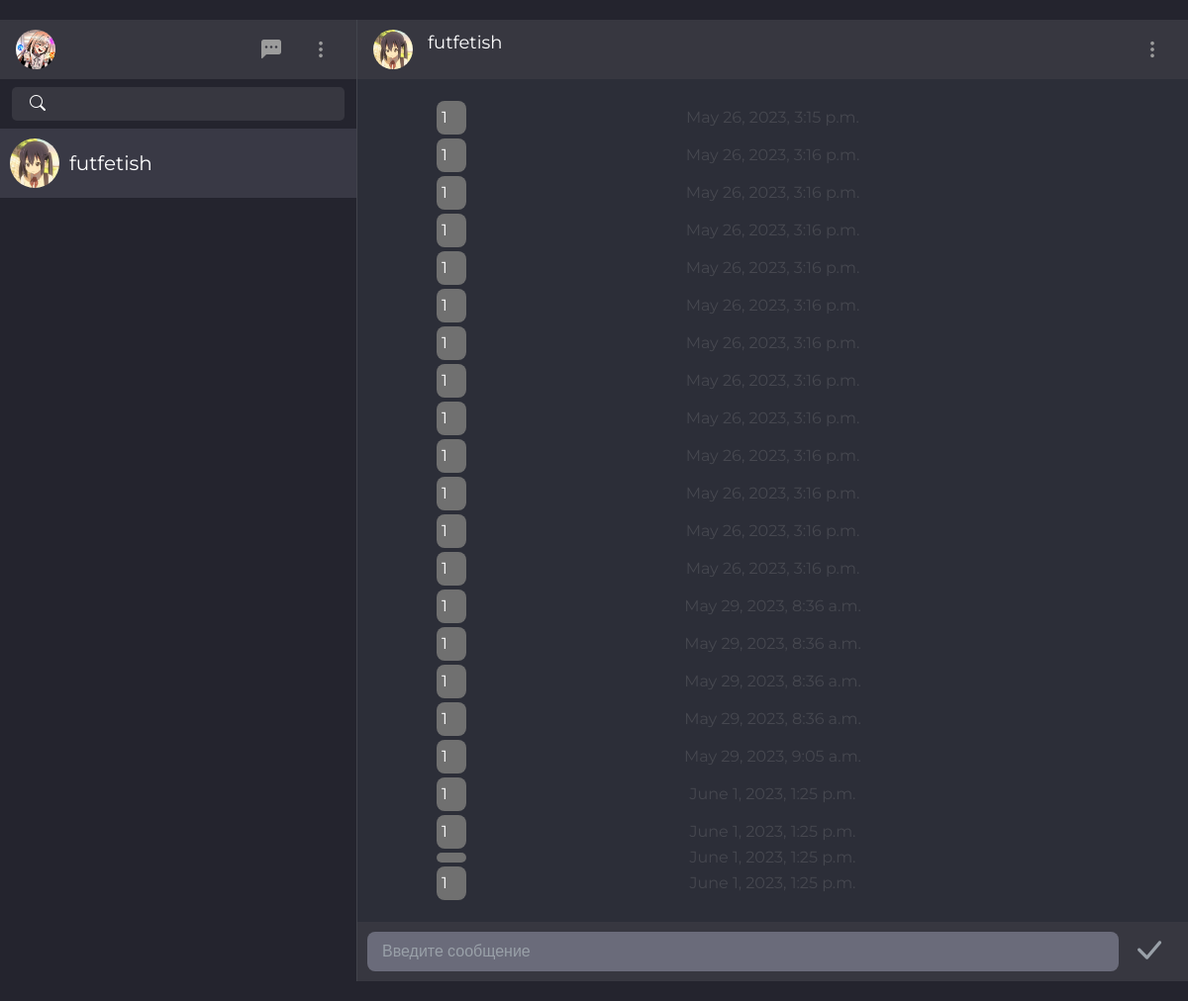
The app's page /personal_msg/1 (signed in), older data.
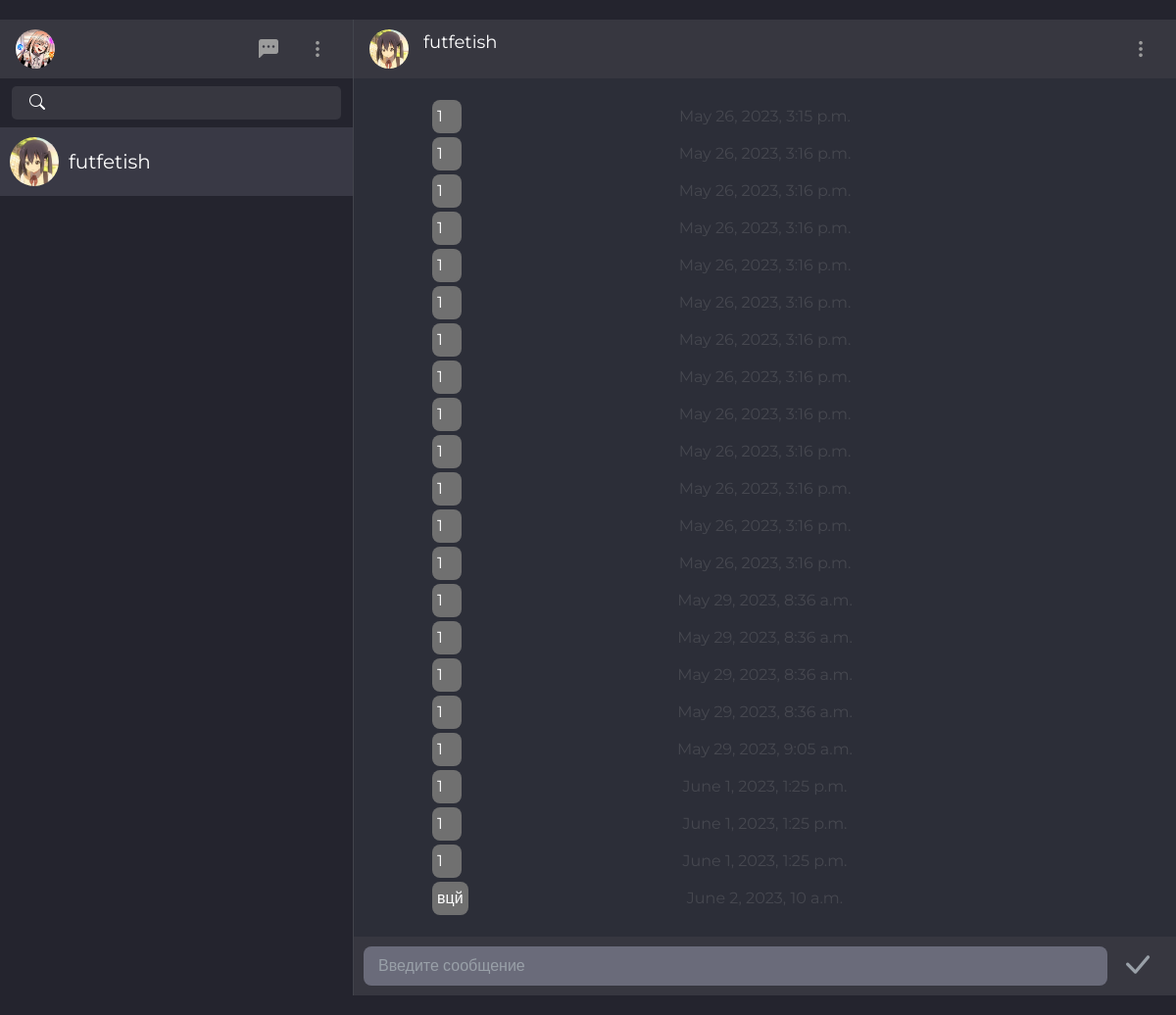
The same page, newer data.
### main/models.py (models this page shows)
class C_user(AbstractUser):
    ava = models.ImageField(default= 'main/static/wu/img/def_anime_ava.png',upload_to='main/static/wu/img/')
    blacklist = models.ManyToManyField('self',  blank=True,  symmetrical=False)

class Msg(models.Model):
    sent = models.ForeignKey(C_user, on_delete=models.CASCADE, related_name='sent')
    point = models.ForeignKey(C_user , on_delete=models.CASCADE, related_name='point')
    text = models.TextField(max_length= 20000)
    date = models.DateTimeField(auto_now_add=True)
    read = models.BooleanField(default=False)

### main/views.py (the view)
# urls.py: path('personal_msg/<int:pk>' , views.ls.as_view() , name='ls'),
@method_decorator(login_required, name='dispatch')
class ls(DetailView):
    model = C_user
    template_name = 'wu/ls.html'
    context_object_name = 'prof'
    def get_context_data(self, **kwargs):
        context = super().get_context_data(**kwargs)
        context['messages'] = Msg.objects.filter(Q(point=self.request.user.id, sent=context['prof']) | Q(point=context['prof'],sent=self.request.user)).order_by('date')
        return context

### main/context_processors.py (called while the page is built)
def friend_list(request):
    if not request.user.is_authenticated:
        return {}
    related_users = C_user.objects.filter(
        Q(sent__in=Msg.objects.filter(point=request.user)) | Q(point__in=Msg.objects.filter(sent=request.user))
    ).distinct()
    return {'friend_list': related_users}

### main/templates/wu/ls.html (shortened to what this page needs)
{% extends 'wu/layout.html' %}
{% block top_img %} {{ prof.ava.url }}  {% endblock %}
{% block main_r_top_content %}
    <p>{{ prof.username }}</p>
{% endblock %}
{% block content %}
 <ls>
     <div id="ls" class="ls__content">
        <div class="ls__chat">
            {% for i in messages %}
             <div id="full_msg{{i.id}}" class="ls__msg">
        {% if i.sent == request.user %}
                <div class="ls__msg_content ls__r">
        {% else %}
                 <div  class="ls__msg_content ls__l">
        {% endif %}
                 <div class="ls__date">{{i.date}}</div>
                 <div class="ls__msg_text" id="msg_text{{i.id}}">
                     <div class="text">{{i.text}}</div>
                 </div>
                </div>
                 </div>
        {%endfor%}
        </div>
     </div>
     <div class="ls__add_msg">
         <div class="ls__input">
             {% if request.user not in prof.blacklist.all and prof not in request.user.blacklist.all %}
             <form autocomplete="off" id="msg_form" method="POST" action="{% url 'create_msg' %}">
              <input id="msg_input" name="text"  type="text" placeholder="Введите сообщение">
              </form>
             {% endif %}
         </div>
         <a href="#" onclick="document.getElementById('msg_form').submit()" class="ls__send">
             <i class="bi bi-check-lg"></i>
         </a>
     </div>
 </ls>
{% endblock %}

### main/templates/wu/layout.html (shortened to what this page needs)
{% load static %}
<!doctype html>
<html lang="en">
<head>
    <link rel="stylesheet" href="https://cdn.jsdelivr.net/npm/bootstrap@5.2.3/dist/css/bootstrap.min.css">
    <link rel="stylesheet" type="text/css" href="{% static 'wu/scss/main.css' %}">
    <link rel="stylesheet" href="https://cdn.jsdelivr.net/npm/bootstrap-icons@1.7.2/font/bootstrap-icons.css">
</head>
<body>
    <div class="main">
        <div class="main__left">
            <div class="main__def">
            <div class="main__header">
                <div class="main__top">
                    {% if user.is_authenticated%}
                    <a style=" border-radius : 50%;" href="#" id="min_ava" class="main__profile">
                        <img src="{{ request.user.ava.url }}" class="main__ava" alt="">
                    </a>
                    {% else %}
                    <div class="main__profile">
                          <a href="{% url 'reg' %}" class="main__auth_but but">Зарегистрироваться</a>
                        <a href="{% url 'login_' %}" class="main__auth_but but">Войти</a>
                    </div>
                    {% endif %}
                     {% if user.is_authenticated%}
                    <div class="main__utils">
                        <a href="#" id="add_chat" class="main__util"><i class="bi bi-chat-left-dots-fill"></i></a>
                        <a href="#  " id="settings_1" class="main__util"><i  class=" bi bi-three-dots-vertical"></i></a>
                        <div class="main__prof_settings">
                        </div>
                    </div>
                    {% endif %}
                </div>
                <div class="main__search main__search_local">
                    <div class="main__input">
                        <form id="local_search_form" autocomplete="off">
                                    <a href="#"  id="local_search_util" class="main__search_util">
                    <i class="bi bi-search"></i>
                </a>
                <input name="q" id="local_search" type="text" >
                    </form>
                        </div>
                </div>
            </div>
            <div id="local_search_res" class="main__list">
                {% for user in friend_list %}
                    <a id="chat_{{user.id}}" href="{% url 'ls' user.id %}" class="search_res">
                    <img src="{{user.ava.url}}" alt="">
                    <div class="search_res__text">
                         <p>{{ user.username }}</p>
                    </div>
                </a>
                {% endfor %}
            </div>
            </div>
        </div>
        <div class="main__right" id="content">
            <div class="main__top">
                <div class="main__profile">
                    <a href="#" class="main__ava" id="other_ava" >
                        <img src="{% block top_img %} {% endblock %}" class="main__ava" alt="">
                        </a>
                    </div>
                    <a href="#" id="main_r_top_content" class="main__top_content">
                        {% block main_r_top_content %} {% endblock %}
                    </a>
                    <div class="main__utils">
                        <a href="#" id="settings_r" class="main__util"><i  class=" bi bi-three-dots-vertical"></i></a>
                              <div class="main__prof_settings">
                        </div>
                    </div>
            </div>
            <div class="main__rcontent">
                {% block content %}
                {% endblock %}
            </div>
        </div>
            </div>
</body>
</html>

### main/templates/wu/layout.html (style rules this page uses)
.search_res { display : flex; width : 100%; height : 70px; color : white; padding : 10px; }
.search_res img { border-radius : 50%; width : 50px; height : 50px; }
.search_res .search_res__text { padding : 10px; display : flex; font-size : 20px; flex-direction : column; }

Row changes from the older to the newer data that the page shows:
removed Msg: date "June 1, 2023, 1:25 p.m."
added Msg: date "June 2, 2023, 10 a.m.", text "вцй"
